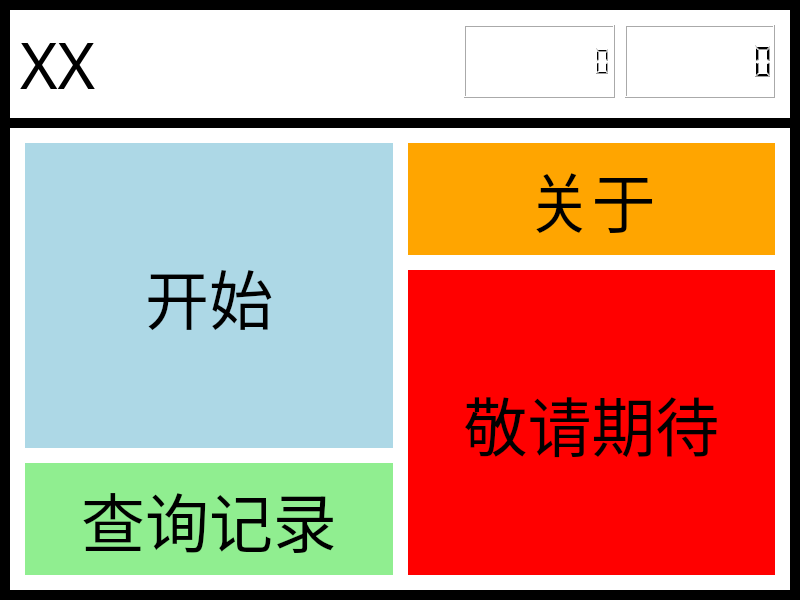
<?xml version="1.0" encoding="UTF-8"?>
<ui version="4.0">
 <class>CS_Contest</class>
 <widget class="QMainWindow" name="CS_Contest">
  <property name="geometry">
   <rect>
    <x>0</x>
    <y>0</y>
    <width>800</width>
    <height>600</height>
   </rect>
  </property>
  <property name="sizePolicy">
   <sizepolicy hsizetype="Preferred" vsizetype="Preferred">
    <horstretch>0</horstretch>
    <verstretch>0</verstretch>
   </sizepolicy>
  </property>
  <property name="minimumSize">
   <size>
    <width>0</width>
    <height>0</height>
   </size>
  </property>
  <property name="maximumSize">
   <size>
    <width>16777215</width>
    <height>16777215</height>
   </size>
  </property>
  <property name="windowTitle">
   <string>CS_Contest</string>
  </property>
  <property name="styleSheet">
   <string notr="true">background-color:black;</string>
  </property>
  <widget class="QWidget" name="centralwidget">
   <property name="sizePolicy">
    <sizepolicy hsizetype="Preferred" vsizetype="Preferred">
     <horstretch>0</horstretch>
     <verstretch>0</verstretch>
    </sizepolicy>
   </property>
   <layout class="QVBoxLayout" name="verticalLayout" stretch="0,6">
    <property name="spacing">
     <number>10</number>
    </property>
    <property name="leftMargin">
     <number>10</number>
    </property>
    <property name="topMargin">
     <number>10</number>
    </property>
    <property name="rightMargin">
     <number>10</number>
    </property>
    <property name="bottomMargin">
     <number>10</number>
    </property>
    <item>
     <widget class="QWidget" name="areaOfTop" native="true">
      <property name="styleSheet">
       <string notr="true">background-color:white;</string>
      </property>
      <layout class="QHBoxLayout" name="horizontalLayout_2" stretch="3,1,3">
       <property name="spacing">
        <number>10</number>
       </property>
       <property name="leftMargin">
        <number>10</number>
       </property>
       <property name="topMargin">
        <number>10</number>
       </property>
       <property name="rightMargin">
        <number>10</number>
       </property>
       <property name="bottomMargin">
        <number>10</number>
       </property>
       <item>
        <widget class="QLabel" name="textOfTitle">
         <property name="font">
          <font>
           <family>华文彩云</family>
           <pointsize>48</pointsize>
          </font>
         </property>
         <property name="text">
          <string>XX</string>
         </property>
         <property name="textFormat">
          <enum>Qt::AutoText</enum>
         </property>
        </widget>
       </item>
       <item>
        <spacer name="horizontalSpacer">
         <property name="orientation">
          <enum>Qt::Horizontal</enum>
         </property>
         <property name="sizeHint" stdset="0">
          <size>
           <width>40</width>
           <height>20</height>
          </size>
         </property>
        </spacer>
       </item>
       <item>
        <widget class="QWidget" name="areaOfTime" native="true">
         <property name="styleSheet">
          <string notr="true">background-color:white;</string>
         </property>
         <layout class="QGridLayout" name="gridLayout_2" rowstretch="1,1" columnstretch="1,1" rowminimumheight="1,1" columnminimumwidth="1,1">
          <property name="leftMargin">
           <number>5</number>
          </property>
          <property name="topMargin">
           <number>5</number>
          </property>
          <property name="rightMargin">
           <number>5</number>
          </property>
          <property name="bottomMargin">
           <number>10</number>
          </property>
          <property name="horizontalSpacing">
           <number>10</number>
          </property>
          <property name="verticalSpacing">
           <number>5</number>
          </property>
          <item row="0" column="0" rowspan="2">
           <widget class="QLCDNumber" name="timeOfYMD">
            <property name="smallDecimalPoint">
             <bool>false</bool>
            </property>
            <property name="digitCount">
             <number>10</number>
            </property>
            <property name="mode">
             <enum>QLCDNumber::Hex</enum>
            </property>
           </widget>
          </item>
          <item row="0" column="1" rowspan="2">
           <widget class="QLCDNumber" name="timeOfHMS">
            <property name="smallDecimalPoint">
             <bool>false</bool>
            </property>
            <property name="digitCount">
             <number>8</number>
            </property>
            <property name="mode">
             <enum>QLCDNumber::Hex</enum>
            </property>
            <property name="intValue" stdset="0">
             <number>0</number>
            </property>
           </widget>
          </item>
         </layout>
        </widget>
       </item>
      </layout>
     </widget>
    </item>
    <item>
     <widget class="QWidget" name="areaOfBottom" native="true">
      <property name="styleSheet">
       <string notr="true">background-color:white;</string>
      </property>
      <layout class="QGridLayout" name="gridLayout" rowstretch="1,2,1" columnstretch="1,1" rowminimumheight="1,2,1" columnminimumwidth="1,1">
       <property name="leftMargin">
        <number>15</number>
       </property>
       <property name="topMargin">
        <number>15</number>
       </property>
       <property name="rightMargin">
        <number>15</number>
       </property>
       <property name="bottomMargin">
        <number>15</number>
       </property>
       <property name="spacing">
        <number>15</number>
       </property>
       <item row="0" column="0" rowspan="2">
        <widget class="QWidget" name="areaOfStart" native="true">
         <property name="styleSheet">
          <string notr="true">background-color:lightblue;</string>
         </property>
         <layout class="QVBoxLayout" name="verticalLayout_2">
          <item>
           <widget class="QLabel" name="textOfStart">
            <property name="font">
             <font>
              <family>华文琥珀</family>
              <pointsize>48</pointsize>
             </font>
            </property>
            <property name="text">
             <string>开始</string>
            </property>
            <property name="textFormat">
             <enum>Qt::AutoText</enum>
            </property>
            <property name="alignment">
             <set>Qt::AlignCenter</set>
            </property>
           </widget>
          </item>
         </layout>
        </widget>
       </item>
       <item row="0" column="1">
        <widget class="QWidget" name="areaOfAbout" native="true">
         <property name="styleSheet">
          <string notr="true">background-color:orange;</string>
         </property>
         <layout class="QVBoxLayout" name="verticalLayout_3">
          <item>
           <widget class="QLabel" name="textOfAbout">
            <property name="font">
             <font>
              <family>华文琥珀</family>
              <pointsize>48</pointsize>
             </font>
            </property>
            <property name="text">
             <string>关于</string>
            </property>
            <property name="textFormat">
             <enum>Qt::AutoText</enum>
            </property>
            <property name="alignment">
             <set>Qt::AlignCenter</set>
            </property>
           </widget>
          </item>
         </layout>
        </widget>
       </item>
       <item row="1" column="1" rowspan="2">
        <widget class="QWidget" name="areaOfMore" native="true">
         <property name="styleSheet">
          <string notr="true">background-color:red;</string>
         </property>
         <layout class="QVBoxLayout" name="verticalLayout_4">
          <item>
           <widget class="QLabel" name="textOfMore">
            <property name="font">
             <font>
              <family>华文琥珀</family>
              <pointsize>48</pointsize>
             </font>
            </property>
            <property name="text">
             <string>敬请期待</string>
            </property>
            <property name="textFormat">
             <enum>Qt::AutoText</enum>
            </property>
            <property name="alignment">
             <set>Qt::AlignCenter</set>
            </property>
           </widget>
          </item>
         </layout>
        </widget>
       </item>
       <item row="2" column="0">
        <widget class="QWidget" name="areaOfSearch" native="true">
         <property name="styleSheet">
          <string notr="true">background-color:lightgreen;</string>
         </property>
         <layout class="QVBoxLayout" name="verticalLayout_5">
          <item>
           <widget class="QLabel" name="textOfSearch">
            <property name="font">
             <font>
              <family>华文琥珀</family>
              <pointsize>48</pointsize>
             </font>
            </property>
            <property name="text">
             <string>查询记录</string>
            </property>
            <property name="textFormat">
             <enum>Qt::AutoText</enum>
            </property>
            <property name="alignment">
             <set>Qt::AlignCenter</set>
            </property>
           </widget>
          </item>
         </layout>
        </widget>
       </item>
      </layout>
     </widget>
    </item>
   </layout>
  </widget>
  <action name="actionOpen">
   <property name="text">
    <string>Open File</string>
   </property>
  </action>
  <action name="actionExit">
   <property name="text">
    <string>Exit</string>
   </property>
  </action>
 </widget>
 <resources/>
 <connections/>
</ui>
